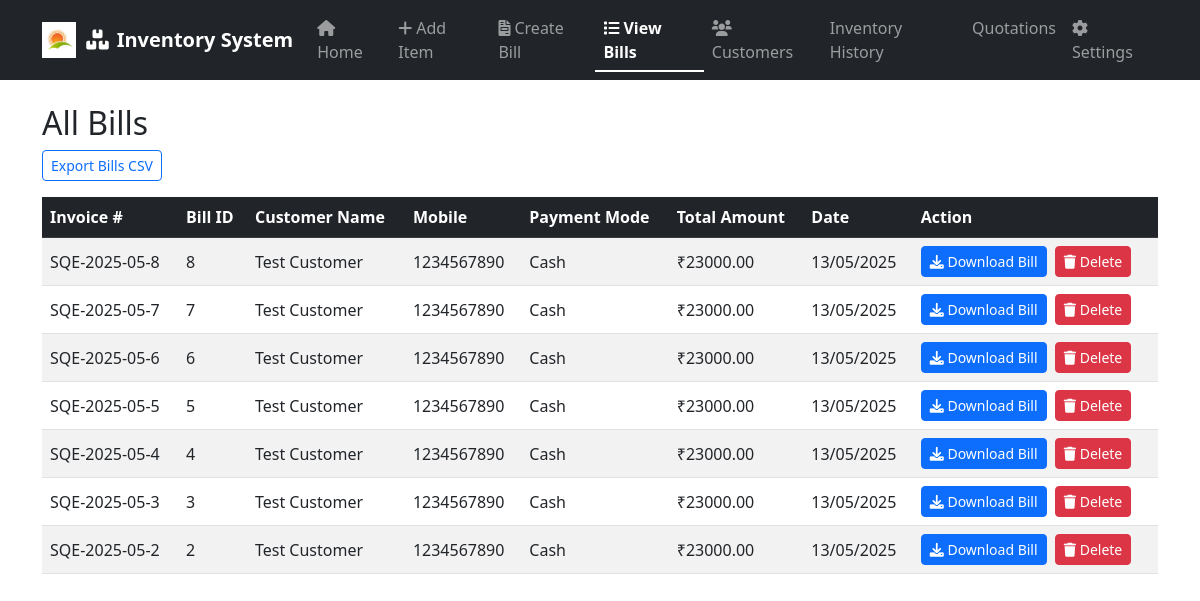
/bills, run on an earlier commit of the app's database.
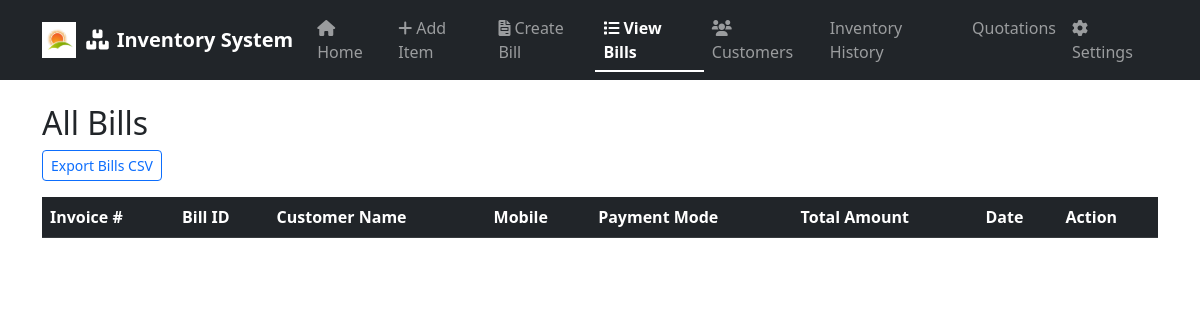
And on a later commit of the database.
### app.py (models this page shows)
class Bill(db.Model):
    id = db.Column(db.Integer, primary_key=True)
    customer_id = db.Column(db.Integer, db.ForeignKey('customer.id'), nullable=True)
    customer_name = db.Column(db.String(100), nullable=False)
    mobile_number = db.Column(db.String(20), nullable=True)
    email = db.Column(db.String(100), nullable=True)
    address = db.Column(db.String(200), nullable=True)
    gstin = db.Column(db.String(50), nullable=True)
    payment_mode = db.Column(db.String(50), nullable=True)
    invoice_number = db.Column(db.String(20), nullable=True)
    total_amount = db.Column(db.Float, nullable=False)
    created_at = db.Column(db.DateTime, default=datetime.utcnow)
    items = db.relationship('BillItem', backref='bill', lazy=True)
    inventory_updated = db.Column(db.Boolean, default=False)

### app.py (the view)
@app.route('/bills')
def view_bills():
    bills = Bill.query.order_by(Bill.created_at.desc()).all()
    return render_template('bills.html', bills=bills)

### templates/bills.html
{% extends "base.html" %}
{% block content %}
<h2>All Bills</h2>
<a href="{{ url_for('export_bills') }}" class="btn btn-outline-primary btn-sm mb-3">Export Bills CSV</a>
<div class="table-responsive">
    <table class="table table-striped table-hover align-middle">
        <thead class="table-dark">
            <tr>
                <th>Invoice #</th>
                <th>Bill ID</th>
                <th>Customer Name</th>
                <th>Mobile</th>
                <th>Payment Mode</th>
                <th>Total Amount</th>
                <th>Date</th>
                <th>Action</th>
            </tr>
        </thead>
        <tbody>
            {% for bill in bills %}
            <tr>
                <td>{{ bill.invoice_number }}</td>
                <td>{{ bill.id }}</td>
                <td>{{ bill.customer_name }}</td>
                <td>{{ bill.mobile_number or '' }}</td>
                <td>{{ bill.payment_mode or '' }}</td>
                <td>₹{{ "%.2f"|format(bill.total_amount) }}</td>
                <td>{{ bill.created_at.strftime('%d/%m/%Y') }}</td>
                <td>
                    <a href="{{ url_for('download_bill', bill_id=bill.id) }}" class="btn btn-primary btn-sm">
                        <i class="fas fa-download"></i> Download Bill
                    </a>
                    <form method="POST" action="{{ url_for('delete_bill', id=bill.id) }}" style="display:inline;" onsubmit="return confirm('Are you sure you want to delete this bill?');">
                        <button type="submit" class="btn btn-danger btn-sm ms-1">
                            <i class="fas fa-trash"></i> Delete
                        </button>
                    </form>
                </td>
            </tr>
            {% endfor %}
        </tbody>
    </table>
</div>
{% endblock %}

What changed in the data, as far as the page shows it:
removed Bill: invoice_number "SQE-2025-05-8", id "8", customer_name "Test Customer", mobile_number "1234567890", payment_mode "Cash", total_amount "23000.00", created_at "13/05/2025"
removed Bill: invoice_number "SQE-2025-05-7", id "7", customer_name "Test Customer", mobile_number "1234567890", payment_mode "Cash", total_amount "23000.00", created_at "13/05/2025"
removed Bill: invoice_number "SQE-2025-05-6", id "6", customer_name "Test Customer", mobile_number "1234567890", payment_mode "Cash", total_amount "23000.00", created_at "13/05/2025"
removed Bill: invoice_number "SQE-2025-05-5", id "5", customer_name "Test Customer", mobile_number "1234567890", payment_mode "Cash", total_amount "23000.00", created_at "13/05/2025"
removed Bill: invoice_number "SQE-2025-05-4", id "4", customer_name "Test Customer", mobile_number "1234567890", payment_mode "Cash", total_amount "23000.00", created_at "13/05/2025"
removed Bill: invoice_number "SQE-2025-05-3", id "3", customer_name "Test Customer", mobile_number "1234567890", payment_mode "Cash", total_amount "23000.00", created_at "13/05/2025"
removed Bill: invoice_number "SQE-2025-05-2", id "2", customer_name "Test Customer", mobile_number "1234567890", payment_mode "Cash", total_amount "23000.00", created_at "13/05/2025"
